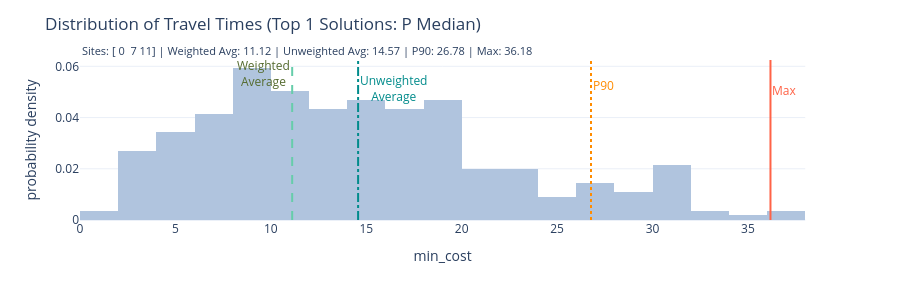

The notebook cell saved with this chart:
### Markdown cell above
Let's take a quick look at how much the travel time varied for our best solution.

### Code cell
solution_3.plot_travel_time_distribution()

### Figure 1 — Plotly figure (JSON) as saved in the notebook; plotly's stock layout.template omitted (floating-point values rounded to 4 significant figures; data arrays with more than 128 entries replaced by an {"elided": "..."} marker saying what was removed)
{"data": [{"bingroup": "x", "histnorm": "probability density", "hovertemplate": "label=Sites: [ 0  7 11] | Weighted Avg: 11.12 | Unweighted Avg: 14.57 | P90: 26.78 | Max: 36.18<br>min_cost=%{x}<br>probability density=%{y}<extra></extra>", "legendgroup": "", "marker": {"color": "lightsteelblue", "pattern": {"shape": ""}}, "name": "", "nbinsx": 30, "orientation": "v", "showlegend": false, "type": "histogram", "x": {"elided": "278 float values"}, "xaxis": "x", "yaxis": "y"}], "layout": {"annotations": [{"font": {"size": 11}, "showarrow": false, "text": "Sites: [ 0  7 11] | Weighted Avg: 11.12 | Unweighted Avg: 14.57 | P90: 26.78 | Max: 36.18", "textangle": 0, "x": 0, "xanchor": "left", "xref": "paper", "y": 1, "yanchor": "bottom", "yref": "paper"}, {"font": {"color": "darkolivegreen"}, "showarrow": false, "text": "Weighted<br>Average", "x": 11.12, "xanchor": "right", "xref": "x", "y": 1, "yanchor": "top", "yref": "y domain", "yshift": 5}, {"font": {"color": "darkcyan"}, "showarrow": false, "text": "Unweighted<br>Average", "x": 14.57, "xanchor": "left", "xref": "x", "y": 1, "yanchor": "top", "yref": "y domain", "yshift": -10}, {"font": {"color": "darkorange"}, "showarrow": false, "text": "P90", "x": 26.78, "xanchor": "left", "xref": "x", "y": 1, "yanchor": "top", "yref": "y domain", "yshift": -15}, {"font": {"color": "tomato"}, "showarrow": false, "text": "Max", "x": 36.18, "xanchor": "left", "xref": "x", "y": 1, "yanchor": "top", "yref": "y domain", "yshift": -20}], "barmode": "relative", "height": 300, "legend": {"tracegroupgap": 0}, "margin": {"t": 60}, "shapes": [{"line": {"color": "mediumaquamarine", "dash": "dash"}, "type": "line", "x0": 11.12, "x1": 11.12, "xref": "x", "y0": 0, "y1": 1, "yref": "y domain"}, {"line": {"color": "darkcyan", "dash": "dashdot"}, "type": "line", "x0": 14.57, "x1": 14.57, "xref": "x", "y0": 0, "y1": 1, "yref": "y domain"}, {"line": {"color": "darkorange", "dash": "dot"}, "type": "line", "x0": 26.78, "x1": 26.78, "xref": "x", "y0": 0, "y1": 1, "yref": "y domain"}, {"line": {"color": "tomato", "dash": "solid"}, "type": "line", "x0": 36.18, "x1": 36.18, "xref": "x", "y0": 0, "y1": 1, "yref": "y domain"}], "title": {"text": "Distribution of Travel Times (Top 1 Solutions: P Median)"}, "xaxis": {"anchor": "y", "domain": [0, 0.98], "title": {"text": "min_cost"}}, "yaxis": {"anchor": "x", "domain": [0, 1], "title": {"text": "probability density"}}}}
